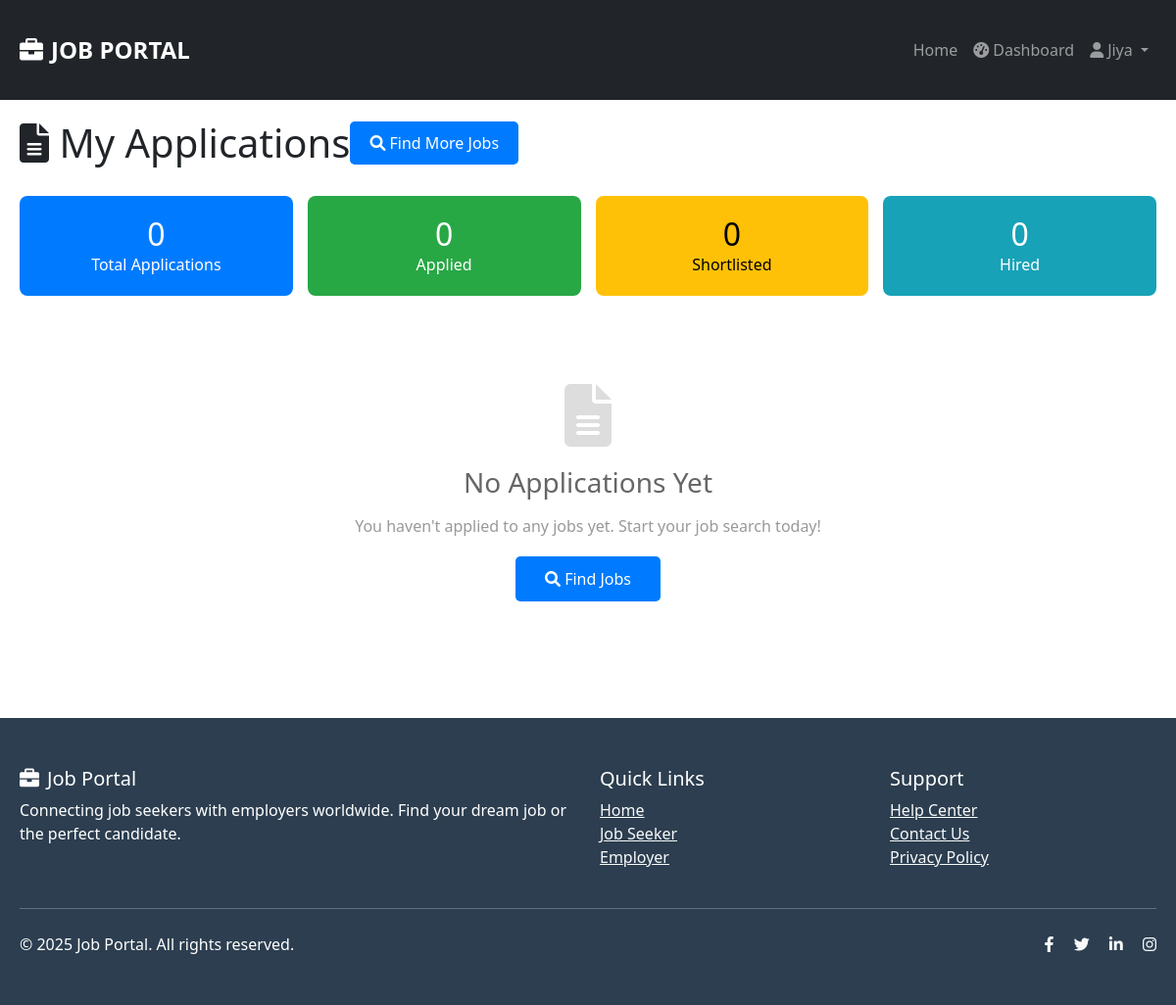
The app's page /jobs/applied-jobs/ (signed in), older data.
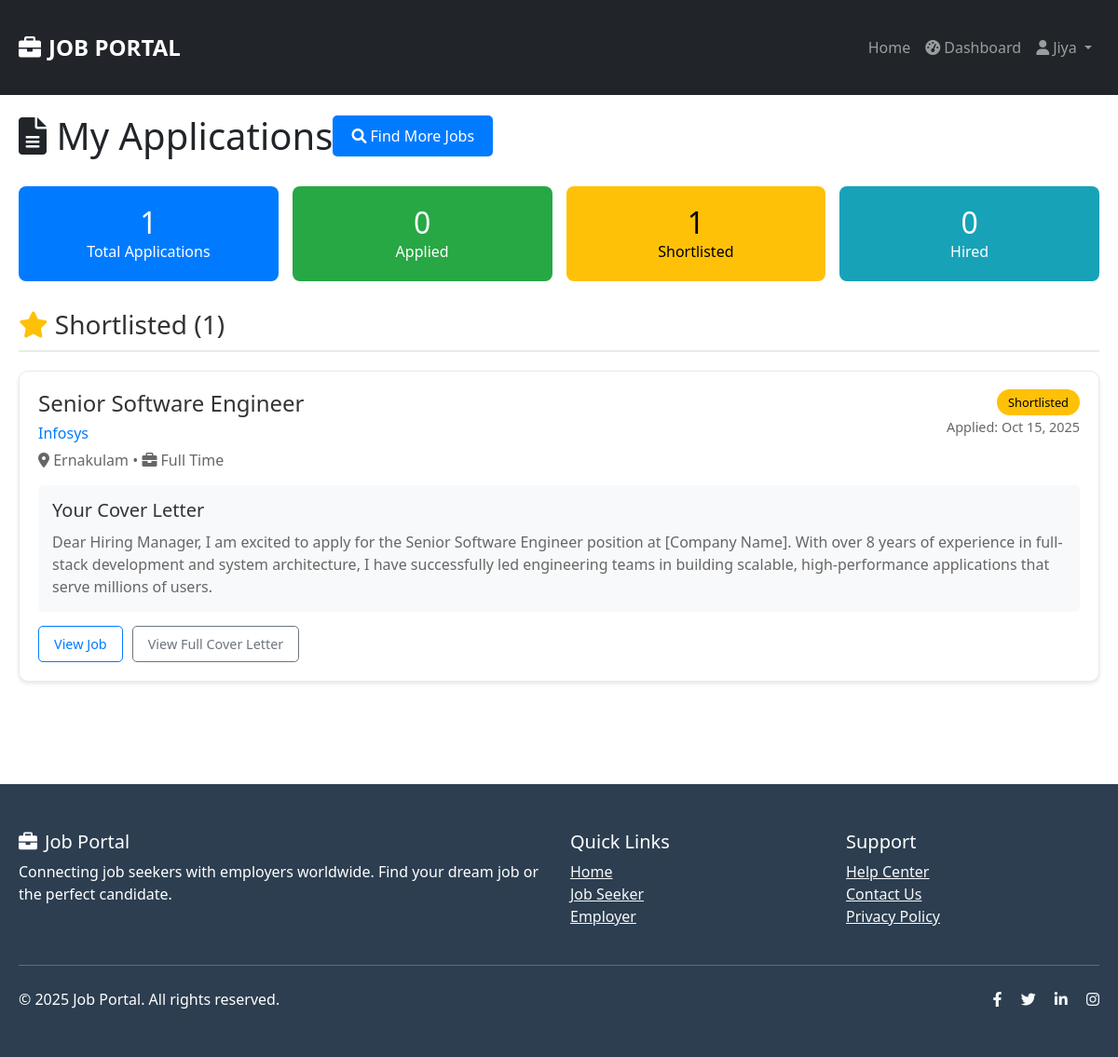
The same page, newer data.
### jobs/models.py (models this page shows, shortened)
class Application(models.Model):
    STATUS_CHOICES = (
        ('applied', 'Applied'),
        ('viewed', 'Viewed'),
        ('shortlisted', 'Shortlisted'),
        ('rejected', 'Rejected'),
        ('hired', 'Hired'),
    )
    job_seeker = models.ForeignKey('users.JobSeeker', on_delete=models.CASCADE)  # Use string reference
    job = models.ForeignKey(Job, on_delete=models.CASCADE)
    status = models.CharField(max_length=20, choices=STATUS_CHOICES, default='applied')
    applied_date = models.DateTimeField(auto_now_add=True)
    cover_letter = models.TextField(blank=True)
    class Meta:
        unique_together = ['job_seeker', 'job']
        ordering = ['-applied_date']

class Job(models.Model):
    JOB_TYPE_CHOICES = (
        ('full_time', 'Full Time'),
        ('part_time', 'Part Time'),
        ('contract', 'Contract'),
        ('internship', 'Internship'),
        ('remote', 'Remote'),
    )
    EXPERIENCE_LEVEL_CHOICES = (
        ('entry', 'Entry Level'),
        ('mid', 'Mid Level'),
        ('senior', 'Senior Level'),
    )
    employer = models.ForeignKey('users.Employer', on_delete=models.CASCADE)  # Use string reference
    title = models.CharField(max_length=200)
    department = models.CharField(max_length=100)
    location = models.CharField(max_length=100)
    job_type = models.CharField(max_length=20, choices=JOB_TYPE_CHOICES)
    experience_level = models.CharField(max_length=20, choices=EXPERIENCE_LEVEL_CHOICES)
    salary = models.CharField(max_length=100, blank=True)
    description = models.TextField()
    requirements = models.TextField()
    is_active = models.BooleanField(default=True)
    created_at = models.DateTimeField(auto_now_add=True)
    class Meta:
        ordering = ['-created_at']

### users/models.py (models this page shows, shortened)
class Employer(models.Model):
    user = models.OneToOneField(User, on_delete=models.CASCADE)
    company_name = models.CharField(max_length=100)
    contact_person = models.CharField(max_length=100)
    phone = models.CharField(max_length=15)
    company_address = models.TextField()
    is_verified = models.BooleanField(default=False)
    created_at = models.DateTimeField(default=timezone.now)

### jobs/views.py (the view)
# urls.py: path('applied-jobs/', views.applied_jobs, name='applied_jobs'),
@login_required
def applied_jobs(request):
    if not hasattr(request.user, 'jobseeker'):
        messages.error(request, 'Only job seekers can view applied jobs.')
        return redirect('dashboard')
    applications = Application.objects.filter(
        job_seeker=request.user.jobseeker
    ).select_related('job', 'job__employer').order_by('-applied_date')
    applications_by_status = {
        'applied': applications.filter(status='applied'),
        'viewed': applications.filter(status='viewed'),
        'shortlisted': applications.filter(status='shortlisted'),
        'rejected': applications.filter(status='rejected'),
        'hired': applications.filter(status='hired'),
    }
    return render(request, 'jobs/applied_jobs.html', {
        'applications': applications,
        'applications_by_status': applications_by_status
    })

### templates/jobs/applied_jobs.html (shortened to what the changed rows need)
{% extends 'base.html' %}
{% block content %}
<div class="container" style="max-width: 1200px; margin: 0 auto; padding: 20px;">
    <div style="display: flex; justify-content: between; align-items: center; margin-bottom: 30px;">
        <h1 style="margin: 0;"><i class="fas fa-file-alt"></i> My Applications</h1>
    </div>
    <div style="display: grid; grid-template-columns: repeat(auto-fit, minmax(200px, 1fr)); gap: 15px; margin-bottom: 30px;">
        <div style="background: #007bff; color: white; padding: 20px; border-radius: 8px; text-align: center;">
            <h3 style="margin: 0; font-size: 2rem;">{{ applications|length }}</h3>
            <p style="margin: 0;">Total Applications</p>
        </div>
        <div style="background: #ffc107; color: black; padding: 20px; border-radius: 8px; text-align: center;">
            <h3 style="margin: 0; font-size: 2rem;">{{ applications_by_status.shortlisted|length }}</h3>
            <p style="margin: 0;">Shortlisted</p>
        </div>
    </div>
    {% for status, status_applications in applications_by_status.items %}
        {% if status_applications %}
        <div style="margin-bottom: 40px;">
            <h3 style="color: #333; margin-bottom: 20px; padding-bottom: 10px; border-bottom: 2px solid #eaeaea;">
                {% if status == 'applied' %}
                    <i class="fas fa-clock text-primary"></i> Applied ({{ status_applications|length }})
                {% elif status == 'viewed' %}
                    <i class="fas fa-eye text-info"></i> Viewed ({{ status_applications|length }})
                {% elif status == 'shortlisted' %}
                    <i class="fas fa-star text-warning"></i> Shortlisted ({{ status_applications|length }})
                {% elif status == 'rejected' %}
                    <i class="fas fa-times-circle text-danger"></i> Rejected ({{ status_applications|length }})
                {% elif status == 'hired' %}
                    <i class="fas fa-check-circle text-success"></i> Hired ({{ status_applications|length }})
                {% endif %}
            </h3>
            <div style="display: grid; gap: 20px;">
                {% for application in status_applications %}
                <div style="border: 1px solid #eaeaea; border-radius: 10px; padding: 20px; background: white; box-shadow: 0 2px 4px rgba(0,0,0,0.1);">
                    <div style="display: flex; justify-content: between; align-items: start; margin-bottom: 15px;">
                        <div style="flex: 1;">
                            <h4 style="margin: 0 0 5px 0; color: #333;">
                                <a href="{% url 'job_detail' application.job.id %}" style="color: inherit; text-decoration: none;">
                                    {{ application.job.title }}
                                </a>
                            </h4>
                            <p style="margin: 0 0 5px 0; color: #007bff; font-weight: 500;">
                                {{ application.job.employer.company_name }}
                            </p>
                            <p style="margin: 0; color: #666;">
                                <i class="fas fa-map-marker-alt"></i> {{ application.job.location }} •
                                <i class="fas fa-briefcase"></i> {{ application.job.get_job_type_display }}
                            </p>
                        </div>
                        <div style="text-align: right;">
                            <span style="background:
                                {% if status == 'applied' %}#007bff
                                {% elif status == 'viewed' %}#17a2b8
                                {% elif status == 'shortlisted' %}#ffc107
                                {% elif status == 'rejected' %}#dc3545
                                {% elif status == 'hired' %}#28a745
                                {% endif %};
                                color: {% if status == 'shortlisted' %}black{% else %}white{% endif %};
                                padding: 5px 12px; border-radius: 15px; font-size: 0.8rem; font-weight: 500;">
                                {{ application.get_status_display }}
                            </span>
                            <p style="margin: 5px 0 0 0; color: #666; font-size: 0.9rem;">
                                Applied: {{ application.applied_date|date:"M j, Y" }}
                            </p>
                        </div>
                    </div>
                    {% if application.cover_letter %}
                    <div style="margin-top: 15px; padding: 15px; background: #f8f9fa; border-radius: 5px;">
                        <h5 style="margin: 0 0 10px 0; color: #333;">Your Cover Letter</h5>
                        <p style="margin: 0; color: #666; line-height: 1.5;">
                            {{ application.cover_letter|truncatewords:50 }}
                        </p>
                    </div>
                    {% endif %}
                    <div style="margin-top: 15px; display: flex; gap: 10px;">
                        <a href="{% url 'job_detail' application.job.id %}"
                           style="padding: 8px 16px; border: 1px solid #007bff; color: #007bff; text-decoration: none; border-radius: 5px; font-size: 0.9rem;">
                            View Job
                        </a>
                        {% if application.cover_letter %}
                        <button type="button"
                                onclick="showCoverLetter('{{ application.cover_letter|escapejs }}')"
                                style="padding: 8px 16px; border: 1px solid #6c757d; color: #6c757d; background: none; border-radius: 5px; font-size: 0.9rem; cursor: pointer;">
                            View Full Cover Letter
                        </button>
                        {% endif %}
                    </div>
                </div>
                {% endfor %}
            </div>
        </div>
        {% endif %}
    {% endfor %}
    {% if not applications %}
    <div style="text-align: center; padding: 60px 20px;">
        <i class="fas fa-file-alt" style="font-size: 4rem; color: #ddd; margin-bottom: 20px;"></i>
        <h3 style="color: #666; margin-bottom: 15px;">No Applications Yet</h3>
        <p style="color: #999; margin-bottom: 30px;">You haven't applied to any jobs yet. Start your job search today!</p>
        <a href="{% url 'find_jobs' %}" style="background: #007bff; color: white; padding: 12px 30px; text-decoration: none; border-radius: 5px; font-weight: 500;">
            <i class="fas fa-search"></i> Find Jobs
        </a>
    </div>
    {% endif %}
</div>
{% endblock %}

Row changes from the older to the newer data that the page shows:
added Application: job "Senior Software Engineer", job.employer.company_name "Infosys", job.location "Ernakulam", job.job_type "Full Time", status "Shortlisted", applied_date "Oct 15, 2025", cover_letter "Dear Hiring Manager, I am excited to apply for the Senior Software Engineer position at [Company Name]. With over 8 years of experience in full-stack development and system architecture, I have successfully led engineering teams in building scalable, high-performance applications that serve millions of users."
Text that changed along with them:
{{ applications|length }}: "0" → "1"
{{ applications_by_status.shortlisted|length }}: "0" → "1"
new list line: "Shortlisted ( 1 )"
text no longer shown: "No Applications Yet You haven't applied to any jobs yet. Start your job search today! Find Jobs"
